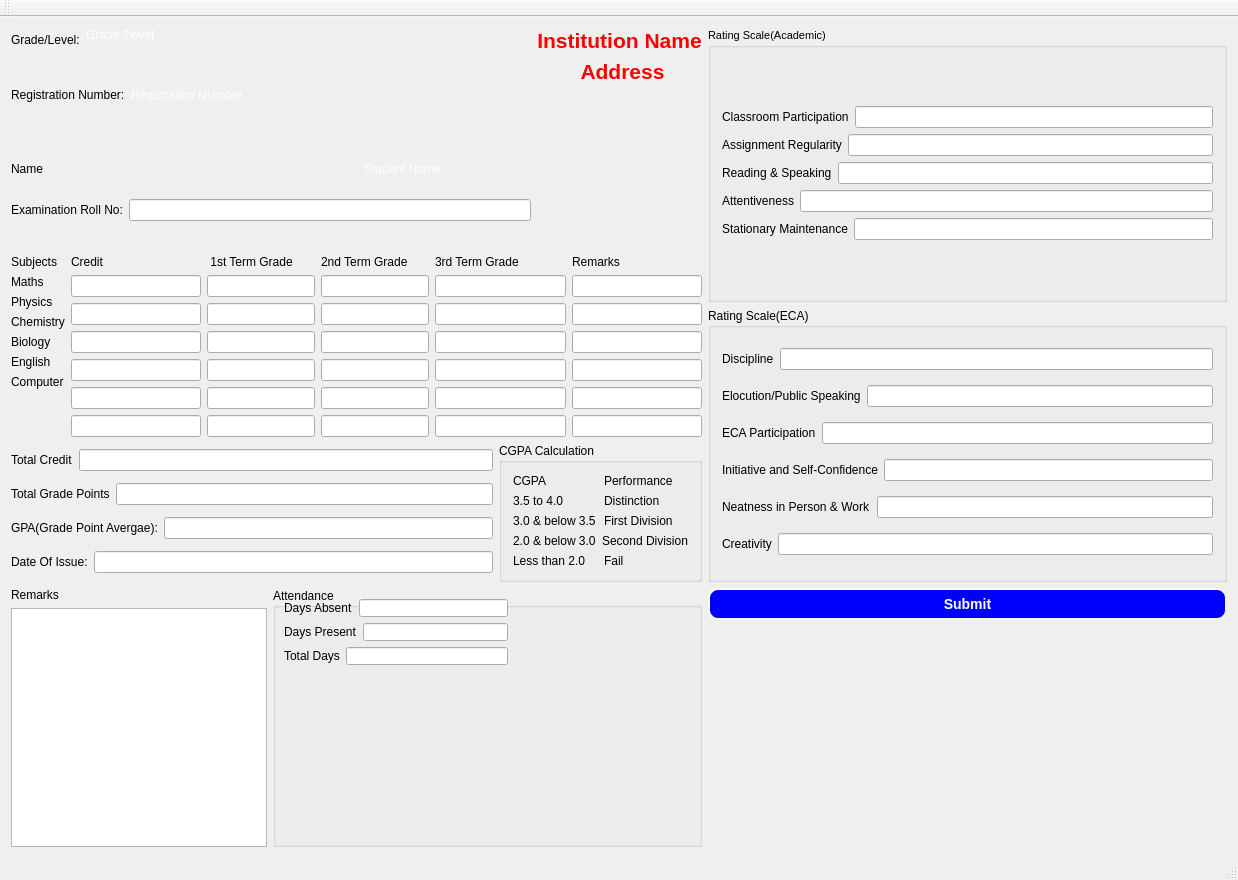
<?xml version="1.0" encoding="UTF-8"?>
<ui version="4.0">
 <class>AcademicReport</class>
 <widget class="QMainWindow" name="AcademicReport">
  <property name="windowModality">
   <enum>Qt::WindowModal</enum>
  </property>
  <property name="geometry">
   <rect>
    <x>0</x>
    <y>0</y>
    <width>1238</width>
    <height>880</height>
   </rect>
  </property>
  <property name="windowTitle">
   <string>AcademicReport</string>
  </property>
  <property name="windowIcon">
   <iconset resource="resources.qrc">
    <normaloff>:/new/images/icons/logoicon.ico</normaloff>:/new/images/icons/logoicon.ico</iconset>
  </property>
  <property name="styleSheet">
   <string notr="true">QLabel {
color: rgb(0, 0, 0);

	font: 10pt &quot;MS Shell Dlg 2&quot;;
}

#centralWidget {
background-image: url(:/new/images/Images/back.jpg);
}
QPushButton {
    background-color: blue;
    border-style: outset;
    border-width: 2px;
    border-radius: 10px;
    border-color: beige;
    font: bold 14px;
	color:white;
    min-width: 10em;
    padding: 6px;
}
QPushButton:pressed {
    background-color: rgb(224, 0, 0);
    border-style: inset;
}</string>
  </property>
  <widget class="QWidget" name="centralWidget">
   <layout class="QGridLayout" name="gridLayout_22">
    <item row="0" column="0">
     <layout class="QGridLayout" name="gridLayout">
      <item row="0" column="0">
       <layout class="QFormLayout" name="formLayout_4">
        <item row="0" column="0">
         <widget class="QLabel" name="label_14">
          <property name="text">
           <string>Grade/Level:</string>
          </property>
         </widget>
        </item>
        <item row="0" column="1">
         <widget class="QLabel" name="Grade">
          <property name="styleSheet">
           <string notr="true">color: rgb(255, 255, 255);
font: 75 11pt &quot;MS Shell Dlg 2&quot;;
</string>
          </property>
          <property name="text">
           <string>&lt;html&gt;&lt;head/&gt;&lt;body&gt;&lt;p&gt;Grade ?level&lt;/p&gt;&lt;p&gt;&lt;br/&gt;&lt;/p&gt;&lt;/body&gt;&lt;/html&gt;</string>
          </property>
         </widget>
        </item>
       </layout>
      </item>
      <item row="1" column="0">
       <layout class="QFormLayout" name="formLayout">
        <item row="0" column="0">
         <widget class="QLabel" name="label_12">
          <property name="styleSheet">
           <string notr="true">color: rgb(0, 0, 0);</string>
          </property>
          <property name="text">
           <string>Registration Number:</string>
          </property>
         </widget>
        </item>
        <item row="0" column="1">
         <widget class="QLabel" name="Redgno">
          <property name="styleSheet">
           <string notr="true">color: rgb(255, 255, 255);
font: 75 11pt &quot;MS Shell Dlg 2&quot;;
</string>
          </property>
          <property name="text">
           <string>Registration NUmber</string>
          </property>
         </widget>
        </item>
       </layout>
      </item>
      <item row="3" column="0">
       <layout class="QGridLayout" name="gridLayout_21">
        <item row="0" column="0">
         <widget class="QLabel" name="label_13">
          <property name="text">
           <string>Name</string>
          </property>
         </widget>
        </item>
        <item row="0" column="1">
         <widget class="QLabel" name="StudentName">
          <property name="styleSheet">
           <string notr="true">color: rgb(255, 255, 255);
font: 75 11pt &quot;MS Shell Dlg 2&quot;;
</string>
          </property>
          <property name="text">
           <string>                           Student Name</string>
          </property>
         </widget>
        </item>
       </layout>
      </item>
      <item row="4" column="0">
       <layout class="QFormLayout" name="formLayout_3">
        <item row="0" column="0">
         <widget class="QLabel" name="label_15">
          <property name="text">
           <string>Examination Roll No:</string>
          </property>
         </widget>
        </item>
        <item row="0" column="1">
         <widget class="QLineEdit" name="RollNo"/>
        </item>
       </layout>
      </item>
     </layout>
    </item>
    <item row="0" column="1">
     <layout class="QFormLayout" name="formLayout_2">
      <item row="0" column="0" colspan="2">
       <widget class="QLabel" name="inst_name">
        <property name="styleSheet">
         <string notr="true">color: rgb(255, 0, 0);
font: 24pt &quot;MS Shell Dlg 2&quot;;</string>
        </property>
        <property name="text">
         <string>&lt;html&gt;&lt;head/&gt;&lt;body&gt;&lt;p align=&quot;center&quot;&gt;&lt;span style=&quot; font-size:16pt; font-weight:600; color:#ff0000;&quot;&gt;Institution Name&lt;/span&gt;&lt;/p&gt;&lt;/body&gt;&lt;/html&gt;</string>
        </property>
       </widget>
      </item>
      <item row="1" column="1">
       <widget class="QLabel" name="inst_address">
        <property name="styleSheet">
         <string notr="true">color: rgb(255, 0, 0);
font: 24pt &quot;MS Shell Dlg 2&quot;;</string>
        </property>
        <property name="text">
         <string>&lt;html&gt;&lt;head/&gt;&lt;body&gt;&lt;p align=&quot;center&quot;&gt;&lt;span style=&quot; font-size:16pt; font-weight:600; color:#ff0000;&quot;&gt;Address&lt;/span&gt;&lt;/p&gt;&lt;/body&gt;&lt;/html&gt;</string>
        </property>
       </widget>
      </item>
     </layout>
    </item>
    <item row="0" column="2" rowspan="2">
     <layout class="QGridLayout" name="gridLayout_7">
      <item row="1" column="0">
       <widget class="QGroupBox" name="groupBox_3">
        <property name="title">
         <string>Rating Scale(ECA)</string>
        </property>
        <layout class="QGridLayout" name="gridLayout_5">
         <item row="0" column="0" colspan="2">
          <layout class="QHBoxLayout" name="horizontalLayout_12">
           <item>
            <widget class="QLabel" name="label_76">
             <property name="text">
              <string>Discipline</string>
             </property>
            </widget>
           </item>
           <item>
            <widget class="QLineEdit" name="Discipline"/>
           </item>
          </layout>
         </item>
         <item row="1" column="0" colspan="2">
          <layout class="QHBoxLayout" name="horizontalLayout_13">
           <item>
            <widget class="QLabel" name="label_77">
             <property name="text">
              <string>Elocution/Public Speaking</string>
             </property>
            </widget>
           </item>
           <item>
            <widget class="QLineEdit" name="Elocution"/>
           </item>
          </layout>
         </item>
         <item row="2" column="0" colspan="2">
          <layout class="QHBoxLayout" name="horizontalLayout_14">
           <item>
            <widget class="QLabel" name="label_78">
             <property name="text">
              <string>ECA Participation</string>
             </property>
            </widget>
           </item>
           <item>
            <widget class="QLineEdit" name="ECA"/>
           </item>
          </layout>
         </item>
         <item row="3" column="0">
          <widget class="QLabel" name="label_79">
           <property name="text">
            <string>Initiative and Self-Confidence</string>
           </property>
          </widget>
         </item>
         <item row="3" column="1">
          <widget class="QLineEdit" name="Initiative"/>
         </item>
         <item row="4" column="0" colspan="2">
          <layout class="QHBoxLayout" name="horizontalLayout_16">
           <item>
            <widget class="QLabel" name="label_80">
             <property name="text">
              <string>Neatness in Person &amp; Work</string>
             </property>
            </widget>
           </item>
           <item>
            <widget class="QLineEdit" name="Neatness"/>
           </item>
          </layout>
         </item>
         <item row="5" column="0" colspan="2">
          <layout class="QHBoxLayout" name="horizontalLayout_17">
           <item>
            <widget class="QLabel" name="label_81">
             <property name="text">
              <string>Creativity</string>
             </property>
            </widget>
           </item>
           <item>
            <widget class="QLineEdit" name="Creativity"/>
           </item>
          </layout>
         </item>
        </layout>
       </widget>
      </item>
      <item row="0" column="0">
       <widget class="QGroupBox" name="groupBox">
        <property name="font">
         <font>
          <pointsize>8</pointsize>
         </font>
        </property>
        <property name="title">
         <string>Rating Scale(Academic)</string>
        </property>
        <layout class="QGridLayout" name="gridLayout_6">
         <item row="0" column="0">
          <layout class="QVBoxLayout" name="verticalLayout_19">
           <item>
            <layout class="QHBoxLayout" name="horizontalLayout_7">
             <item>
              <widget class="QLabel" name="label_71">
               <property name="text">
                <string>Classroom Participation</string>
               </property>
              </widget>
             </item>
             <item>
              <widget class="QLineEdit" name="ClassroomParticipation"/>
             </item>
            </layout>
           </item>
           <item>
            <layout class="QHBoxLayout" name="horizontalLayout_8">
             <item>
              <widget class="QLabel" name="label_72">
               <property name="text">
                <string>Assignment Regularity</string>
               </property>
              </widget>
             </item>
             <item>
              <widget class="QLineEdit" name="AssignmentRegularity"/>
             </item>
            </layout>
           </item>
           <item>
            <layout class="QHBoxLayout" name="horizontalLayout_9">
             <item>
              <widget class="QLabel" name="label_73">
               <property name="text">
                <string>Reading &amp; Speaking</string>
               </property>
              </widget>
             </item>
             <item>
              <widget class="QLineEdit" name="ReadingSpeaking"/>
             </item>
            </layout>
           </item>
           <item>
            <layout class="QHBoxLayout" name="horizontalLayout_10">
             <item>
              <widget class="QLabel" name="label_74">
               <property name="text">
                <string>Attentiveness</string>
               </property>
              </widget>
             </item>
             <item>
              <widget class="QLineEdit" name="Attentiveness"/>
             </item>
            </layout>
           </item>
           <item>
            <layout class="QHBoxLayout" name="horizontalLayout_11">
             <item>
              <widget class="QLabel" name="label_75">
               <property name="text">
                <string>Stationary Maintenance</string>
               </property>
              </widget>
             </item>
             <item>
              <widget class="QLineEdit" name="StationaryMaintenance"/>
             </item>
            </layout>
           </item>
          </layout>
         </item>
        </layout>
       </widget>
      </item>
     </layout>
    </item>
    <item row="1" column="0" colspan="2">
     <layout class="QGridLayout" name="gridLayout_20">
      <item row="1" column="0">
       <layout class="QGridLayout" name="gridLayout_19">
        <item row="0" column="0">
         <layout class="QGridLayout" name="gridLayout_16">
          <item row="0" column="0">
           <layout class="QGridLayout" name="gridLayout_3">
            <item row="0" column="0">
             <widget class="QLabel" name="label_3">
              <property name="text">
               <string>Total Credit</string>
              </property>
             </widget>
            </item>
            <item row="0" column="1">
             <widget class="QLineEdit" name="TotalCredit"/>
            </item>
           </layout>
          </item>
          <item row="1" column="0">
           <layout class="QGridLayout" name="gridLayout_13">
            <item row="0" column="0">
             <widget class="QLabel" name="label_25">
              <property name="text">
               <string>Total Grade Points</string>
              </property>
             </widget>
            </item>
            <item row="0" column="1">
             <widget class="QLineEdit" name="TotalGradePoint"/>
            </item>
           </layout>
          </item>
          <item row="2" column="0">
           <layout class="QGridLayout" name="gridLayout_14">
            <item row="0" column="0">
             <widget class="QLabel" name="label_2">
              <property name="text">
               <string>GPA(Grade Point Avergae):</string>
              </property>
             </widget>
            </item>
            <item row="0" column="1">
             <widget class="QLineEdit" name="GPA"/>
            </item>
           </layout>
          </item>
          <item row="3" column="0">
           <layout class="QGridLayout" name="gridLayout_15">
            <item row="0" column="0">
             <widget class="QLabel" name="label_4">
              <property name="text">
               <string>Date Of Issue:</string>
              </property>
             </widget>
            </item>
            <item row="0" column="1">
             <widget class="QLineEdit" name="IssueDate"/>
            </item>
           </layout>
          </item>
         </layout>
        </item>
        <item row="0" column="1">
         <widget class="QGroupBox" name="groupBox_4">
          <property name="title">
           <string>CGPA Calculation</string>
          </property>
          <layout class="QGridLayout" name="gridLayout_4">
           <item row="0" column="0">
            <layout class="QVBoxLayout" name="verticalLayout_17">
             <item>
              <layout class="QHBoxLayout" name="horizontalLayout_18">
               <item>
                <widget class="QLabel" name="label_58">
                 <property name="text">
                  <string>CGPA</string>
                 </property>
                </widget>
               </item>
               <item>
                <widget class="QLabel" name="label_86">
                 <property name="text">
                  <string>Performance</string>
                 </property>
                </widget>
               </item>
              </layout>
             </item>
             <item>
              <layout class="QHBoxLayout" name="horizontalLayout_19">
               <item>
                <widget class="QLabel" name="label_82">
                 <property name="text">
                  <string>3.5 to 4.0</string>
                 </property>
                </widget>
               </item>
               <item>
                <widget class="QLabel" name="label_87">
                 <property name="text">
                  <string>Distinction</string>
                 </property>
                </widget>
               </item>
              </layout>
             </item>
             <item>
              <layout class="QHBoxLayout" name="horizontalLayout_20">
               <item>
                <widget class="QLabel" name="label_83">
                 <property name="text">
                  <string>3.0 &amp; below 3.5</string>
                 </property>
                </widget>
               </item>
               <item>
                <widget class="QLabel" name="label_88">
                 <property name="text">
                  <string>First Division</string>
                 </property>
                </widget>
               </item>
              </layout>
             </item>
             <item>
              <layout class="QHBoxLayout" name="horizontalLayout_21">
               <item>
                <widget class="QLabel" name="label_84">
                 <property name="text">
                  <string>2.0 &amp; below 3.0</string>
                 </property>
                </widget>
               </item>
               <item>
                <widget class="QLabel" name="label_89">
                 <property name="text">
                  <string>Second Division</string>
                 </property>
                </widget>
               </item>
              </layout>
             </item>
             <item>
              <layout class="QHBoxLayout" name="horizontalLayout_22">
               <item>
                <widget class="QLabel" name="label_85">
                 <property name="text">
                  <string>Less than 2.0</string>
                 </property>
                </widget>
               </item>
               <item>
                <widget class="QLabel" name="label_90">
                 <property name="text">
                  <string>Fail</string>
                 </property>
                </widget>
               </item>
              </layout>
             </item>
            </layout>
           </item>
          </layout>
         </widget>
        </item>
       </layout>
      </item>
      <item row="0" column="0">
       <layout class="QGridLayout" name="gridLayout_18">
        <item row="0" column="1">
         <layout class="QGridLayout" name="gridLayout_2">
          <item row="6" column="0">
           <widget class="QLineEdit" name="ComputerCredit"/>
          </item>
          <item row="5" column="0">
           <widget class="QLineEdit" name="EnglishCredit"/>
          </item>
          <item row="0" column="0">
           <widget class="QLabel" name="label_23">
            <property name="text">
             <string>Credit</string>
            </property>
           </widget>
          </item>
          <item row="1" column="0">
           <widget class="QLineEdit" name="MathCredit"/>
          </item>
          <item row="2" column="0">
           <widget class="QLineEdit" name="PhysicsCredit"/>
          </item>
          <item row="4" column="0">
           <widget class="QLineEdit" name="BiologyCredit"/>
          </item>
          <item row="3" column="0">
           <widget class="QLineEdit" name="ChemistryCredit"/>
          </item>
         </layout>
        </item>
        <item row="0" column="2">
         <layout class="QGridLayout" name="gridLayout_11">
          <item row="0" column="0">
           <layout class="QGridLayout" name="gridLayout_8">
            <item row="0" column="0">
             <widget class="QLabel" name="label_24">
              <property name="text">
               <string> 1st Term Grade</string>
              </property>
             </widget>
            </item>
            <item row="1" column="0">
             <widget class="QLineEdit" name="MathGrade"/>
            </item>
            <item row="2" column="0">
             <widget class="QLineEdit" name="PhysicsGrade"/>
            </item>
            <item row="3" column="0">
             <widget class="QLineEdit" name="ChemistryGrade"/>
            </item>
            <item row="4" column="0">
             <widget class="QLineEdit" name="BiologyGrade"/>
            </item>
            <item row="5" column="0">
             <widget class="QLineEdit" name="EnglishGrade"/>
            </item>
            <item row="6" column="0">
             <widget class="QLineEdit" name="ComputerGrade"/>
            </item>
           </layout>
          </item>
          <item row="0" column="1">
           <layout class="QGridLayout" name="gridLayout_10">
            <item row="0" column="0">
             <widget class="QLabel" name="label_22">
              <property name="text">
               <string>2nd Term Grade</string>
              </property>
             </widget>
            </item>
            <item row="1" column="0">
             <widget class="QLineEdit" name="MathGradeII"/>
            </item>
            <item row="2" column="0">
             <widget class="QLineEdit" name="PhysicsGradeII"/>
            </item>
            <item row="3" column="0">
             <widget class="QLineEdit" name="ChemistryGradeII"/>
            </item>
            <item row="4" column="0">
             <widget class="QLineEdit" name="BiologyGradeII"/>
            </item>
            <item row="5" column="0">
             <widget class="QLineEdit" name="EnglishGradeII"/>
            </item>
            <item row="6" column="0">
             <widget class="QLineEdit" name="ComputerGradeII"/>
            </item>
           </layout>
          </item>
         </layout>
        </item>
        <item row="0" column="3">
         <layout class="QGridLayout" name="gridLayout_17">
          <item row="0" column="0">
           <widget class="QLabel" name="label_6">
            <property name="text">
             <string>3rd Term Grade</string>
            </property>
           </widget>
          </item>
          <item row="1" column="0">
           <widget class="QLineEdit" name="MathGradeIII"/>
          </item>
          <item row="2" column="0">
           <widget class="QLineEdit" name="PhysicsGradeIII"/>
          </item>
          <item row="3" column="0">
           <widget class="QLineEdit" name="ChemistryGradeIII"/>
          </item>
          <item row="4" column="0">
           <widget class="QLineEdit" name="BiologyGradeIII"/>
          </item>
          <item row="5" column="0">
           <widget class="QLineEdit" name="EnglishGradeIII"/>
          </item>
          <item row="6" column="0">
           <widget class="QLineEdit" name="ComputerGradeIII"/>
          </item>
         </layout>
        </item>
        <item row="0" column="4">
         <layout class="QGridLayout" name="gridLayout_12">
          <item row="0" column="0">
           <widget class="QLabel" name="label_21">
            <property name="text">
             <string>Remarks</string>
            </property>
           </widget>
          </item>
          <item row="1" column="0">
           <widget class="QLineEdit" name="MathRemarks"/>
          </item>
          <item row="2" column="0">
           <widget class="QLineEdit" name="PhysicsRemarks"/>
          </item>
          <item row="3" column="0">
           <widget class="QLineEdit" name="ChemistryRemarks"/>
          </item>
          <item row="4" column="0">
           <widget class="QLineEdit" name="BiologyRemarks"/>
          </item>
          <item row="5" column="0">
           <widget class="QLineEdit" name="EnglishRemarks"/>
          </item>
          <item row="6" column="0">
           <widget class="QLineEdit" name="ComputerRemarks"/>
          </item>
         </layout>
        </item>
        <item row="0" column="0">
         <layout class="QFormLayout" name="formLayout_7">
          <item row="0" column="0">
           <widget class="QLabel" name="label">
            <property name="text">
             <string>Subjects</string>
            </property>
           </widget>
          </item>
          <item row="1" column="0">
           <widget class="QLabel" name="label_7">
            <property name="text">
             <string>Maths</string>
            </property>
           </widget>
          </item>
          <item row="2" column="0">
           <widget class="QLabel" name="label_16">
            <property name="text">
             <string>Physics</string>
            </property>
           </widget>
          </item>
          <item row="3" column="0">
           <widget class="QLabel" name="label_18">
            <property name="text">
             <string>Chemistry</string>
            </property>
           </widget>
          </item>
          <item row="4" column="0">
           <widget class="QLabel" name="label_19">
            <property name="text">
             <string>Biology</string>
            </property>
           </widget>
          </item>
          <item row="5" column="0">
           <widget class="QLabel" name="label_20">
            <property name="text">
             <string>English</string>
            </property>
           </widget>
          </item>
          <item row="6" column="0">
           <widget class="QLabel" name="label_17">
            <property name="text">
             <string>Computer</string>
            </property>
           </widget>
          </item>
         </layout>
        </item>
       </layout>
      </item>
     </layout>
    </item>
    <item row="2" column="0" rowspan="2" colspan="2">
     <layout class="QFormLayout" name="formLayout_6">
      <item row="0" column="0">
       <layout class="QGridLayout" name="gridLayout_9">
        <item row="2" column="0">
         <widget class="QTextEdit" name="Remarks"/>
        </item>
        <item row="1" column="0">
         <widget class="QLabel" name="label_5">
          <property name="text">
           <string>Remarks</string>
          </property>
         </widget>
        </item>
       </layout>
      </item>
      <item row="0" column="1">
       <widget class="QGroupBox" name="groupBox_2">
        <property name="title">
         <string>Attendance</string>
        </property>
        <widget class="QWidget" name="layoutWidget">
         <property name="geometry">
          <rect>
           <x>0</x>
           <y>0</y>
           <width>246</width>
           <height>88</height>
          </rect>
         </property>
         <layout class="QVBoxLayout" name="verticalLayout_2">
          <item>
           <layout class="QHBoxLayout" name="horizontalLayout_5">
            <item>
             <widget class="QLabel" name="label_8">
              <property name="text">
               <string>Days Absent</string>
              </property>
             </widget>
            </item>
            <item>
             <widget class="QLineEdit" name="AbsentDays"/>
            </item>
           </layout>
          </item>
          <item>
           <layout class="QHBoxLayout" name="horizontalLayout_24">
            <item>
             <widget class="QLabel" name="label_9">
              <property name="text">
               <string>Days Present</string>
              </property>
             </widget>
            </item>
            <item>
             <widget class="QLineEdit" name="PresentDays"/>
            </item>
           </layout>
          </item>
          <item>
           <layout class="QHBoxLayout" name="horizontalLayout_25">
            <item>
             <widget class="QLabel" name="label_10">
              <property name="text">
               <string>Total Days</string>
              </property>
             </widget>
            </item>
            <item>
             <widget class="QLineEdit" name="Totaldays"/>
            </item>
           </layout>
          </item>
         </layout>
        </widget>
       </widget>
      </item>
     </layout>
    </item>
    <item row="2" column="2">
     <widget class="QPushButton" name="pushButton">
      <property name="text">
       <string>Submit</string>
      </property>
     </widget>
    </item>
   </layout>
   <zorder></zorder>
   <zorder>pushButton</zorder>
  </widget>
  <widget class="QMenuBar" name="menuBar">
   <property name="geometry">
    <rect>
     <x>0</x>
     <y>0</y>
     <width>1238</width>
     <height>26</height>
    </rect>
   </property>
  </widget>
  <widget class="QToolBar" name="mainToolBar">
   <attribute name="toolBarArea">
    <enum>TopToolBarArea</enum>
   </attribute>
   <attribute name="toolBarBreak">
    <bool>false</bool>
   </attribute>
  </widget>
  <widget class="QStatusBar" name="statusBar"/>
 </widget>
 <layoutdefault spacing="6" margin="11"/>
 <resources>
  <include location="resources.qrc"/>
 </resources>
 <connections/>
</ui>
